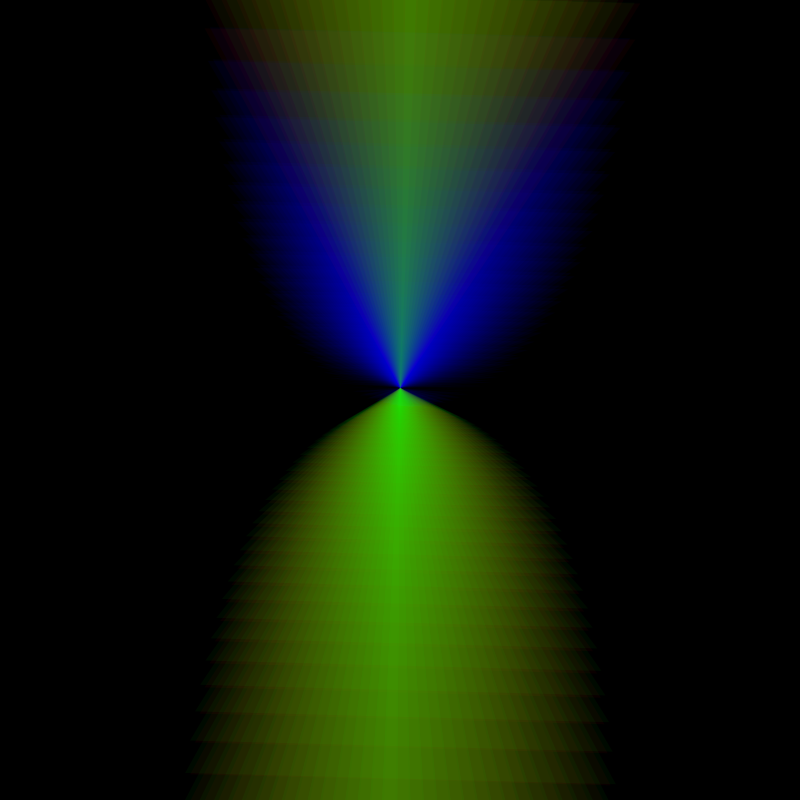
Frame 1 (no input)
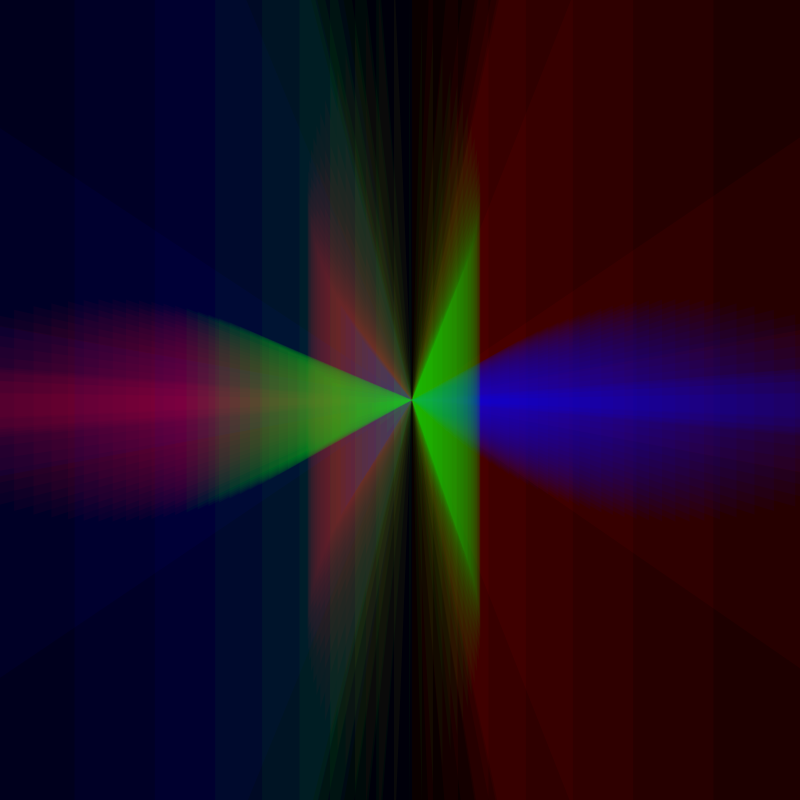
Frame 60 (the mouse pressed at the canvas centre just before this capture)
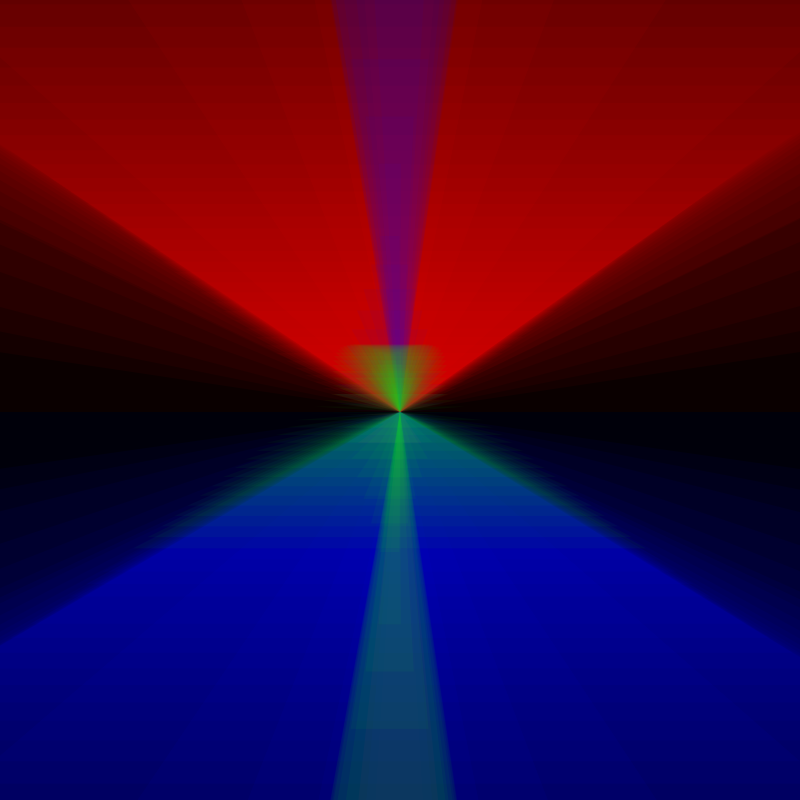
Frame 120 (the mouse held since frame 60 and released just before this capture)

The Processing sketch that drew these frames (run headless with seeded random() and noise(); from frame 60 on, the mouse is pressed at the canvas centre):

// Processing sketch: TrianlgesDrawnWrong
// ── TrianlgesDrawnWrong.pde
void setup() {
  size(800,800);
  background(0);
  smooth();
}


int t = 0;

void draw() {
  background(0);
  t++;
  translate(height/2,width/2);
  rotate(PI*t/120);
  
  
  /*
  //static objects
  noFill();
  strokeWeight(1);
  ellipse(0,0,250,250);
  */
  
  float radius = 12;
  float r3 = 245;
  float n3 = 200;
  noStroke();
  fill(0,40);
  
  for (int i=0; i<n3; i++) {
   colorMode(RGB);
   if (i>=0 && i<(n3/3)) {
     fill(255,0,0,10);
   } else if (i>=(n3/3) && i<(2*n3/3)) {
     fill(0,0,255,10);
   } else if (i>=(2*n3/3) && i<n3) {
     fill(0,255,0,10);
   }
   float middlex = r3*cos(2*PI*i/n3+t*PI/200)*tan(2*PI*i/n3+t*PI/300);
   float middley = r3*sin(2*PI*i/n3+t*PI/100)*tan(2*PI*i/n3+t*PI/250);
   triangle(radius*cos(PI/6)-middlex,radius*sin(PI/6)+middley,radius*cos(PI/6)+middlex,radius*sin(PI/6)+middley, 0,-radius);
  }
    
  
  
  /*fill(0);
  int n2 = 20;
  float r2 = 250;
  for (int i=0; i<n2; i++) {
    ellipse(r2*cos(2*PI*i/n2),r2*sin(2*PI*i/n2),8,8);
  }
  
  
  
  //moving objects
  pushMatrix();
    rotate(PI*t/500);
    
    int n1 = 20;
    float r1 = 150;
    for (int i=0; i < n1; i++) {
      ellipse(r1*cos(2*PI*i/n1),r1*sin(2*PI*i/n1),8,8);
    }
  popMatrix();
  */
  
}
